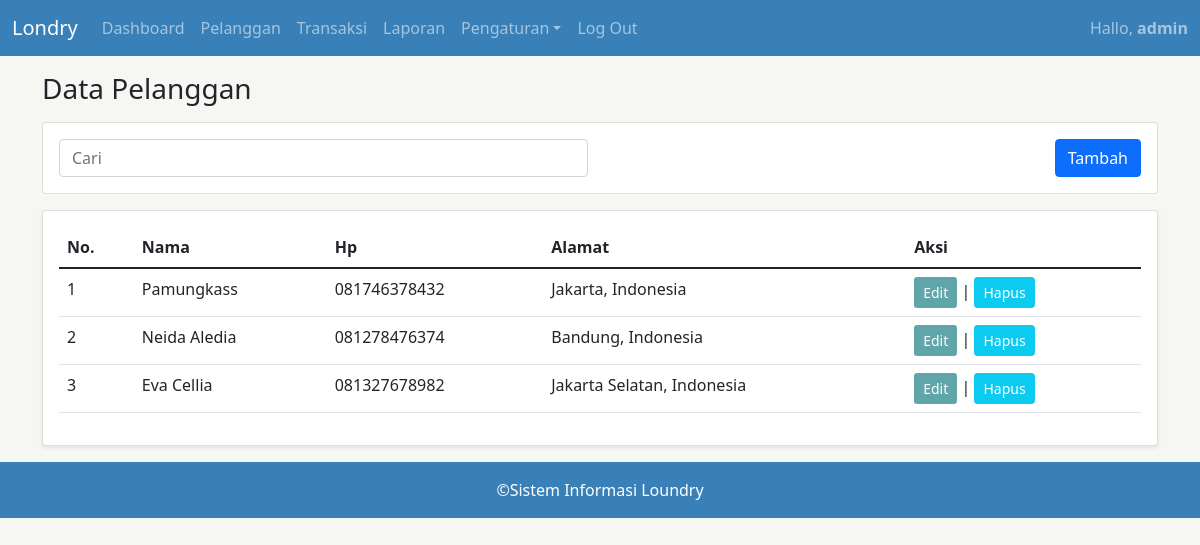
The page /admin/pelanggan.php (signed in) on the database its author committed.
### tables this page shows
CREATE TABLE `pelanggan` (
  `pelanggan_id` int(11) NOT NULL,
  `pelanggan_nama` varchar(100) NOT NULL,
  `pelanggan_hp` varchar(100) NOT NULL,
  `pelanggan_alamat` varchar(100) NOT NULL
);

### function/functions.php (called while the page is built, shortened)
<?php
$conn = mysqli_connect("localhost", "root", "", "laundry");
function query($query) {
  global $conn;
  $result = mysqli_query($conn, $query);
  $rows = [];
  while( $row = mysqli_fetch_assoc($result) ) {
    $rows[] = $row;
  }
  return $rows;
}

### admin/pelanggan.php (the view, shortened to what this page needs)
<?php include 'layouts/header.php'; ?>
<div class="container">
  <div class="row">
    <div class="col">
      <h3 class="mt-3 mb-3">Data Pelanggan</h3>
    </div>
  </div>
  <div class="card mb-3">
    <div class="card-body">
      <div class="row">
        <div class="col-6">
            <form action="" method="post">
              <input type="text" placeholder="Cari" class="form-control" id="keyword">
            </form>
        </div>
        <div class="col-6">
          <div class="d-flex flex-row-reverse">
            <a href="tambah.php" class="btn btn-primary">
            Tambah
            </a>
          </div>
        </div>
      </div>
    </div>
  </div>
  <div class="card mt-3 mb-3 shadow-sm">
    <div class="card-body search">
      <table class="table table-stiped table-hover">
        <thead>
          <tr>
            <th scope="col">No.</th>
            <th scope="col">Nama</th>
            <th scope="col">Hp</th>
            <th scope="col">Alamat</th>
            <th scope="col">Aksi</th>
          </tr>
        </thead>
        <tbody>
          <?php $i = 1; ?>
          <?php foreach( $pelanggan as $row ): ?>
            <tr>
              <td><?= $i; ?></td>
              <td><?= $row["pelanggan_nama"]; ?></td>
              <td><?= $row["pelanggan_hp"]; ?></td>
              <td><?= $row["pelanggan_alamat"]; ?></td>
              <td>
                <a href="edit.php?id=<?= $row["pelanggan_id"]; ?>" class="btn btn-sm text-white" style="background-color: rgb(96,165,170);">Edit</a> |
                <a href="hapus.php?id=<?= $row["pelanggan_id"]; ?>" class="btn btn-sm btn-info text-white"onclick="return confirm('Apakah anda yakin?');">Hapus</a>
              </td>
            </tr>
          <?php $i++; ?>
          <?php endforeach; ?>
        </tbody>
      </table>
    </div>
  </div>
</div>
<?php include 'layouts/footer.php'; ?>

### public/css/style.css (style rules this page uses)
body { background-color: #f6f6f2; }

### rows shown on the page
pelanggan: pelanggan_nama "Pamungkass", pelanggan_hp "081746378432", pelanggan_alamat "Jakarta, Indonesia"
pelanggan: pelanggan_nama "Neida Aledia", pelanggan_hp "081278476374", pelanggan_alamat "Bandung, Indonesia"
pelanggan: pelanggan_nama "Eva Cellia", pelanggan_hp "081327678982", pelanggan_alamat "Jakarta Selatan, Indonesia"

### other values the page prints
$_SESSION["username"] "admin"
